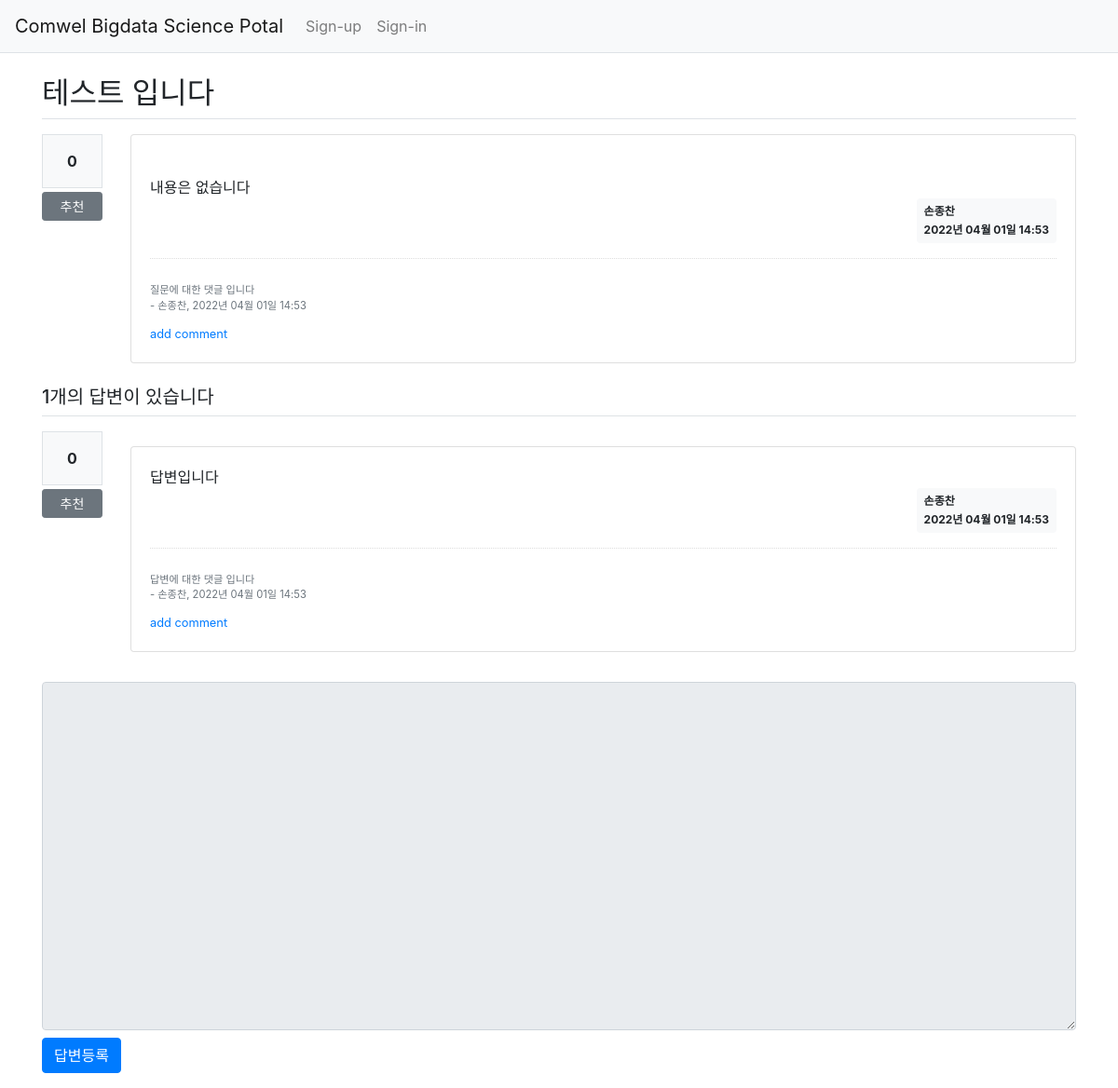
/question/detail/1/, run on an earlier commit of the app's database.
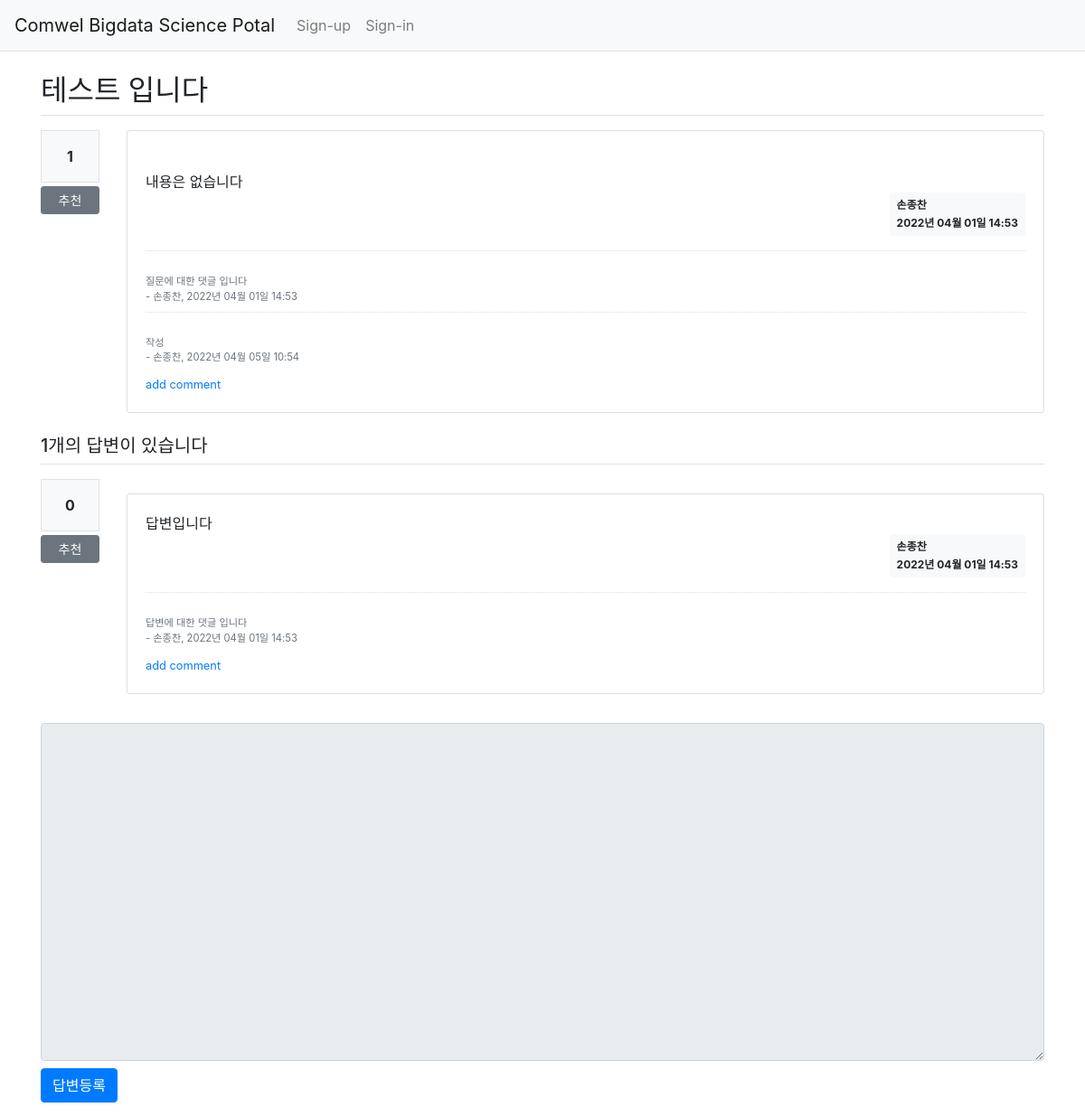
And on a later commit of the database.
### pybo/models.py (models this page shows)
class Comment(db.Model):
    id = db.Column(db.Integer, primary_key=True)
    user_id = db.Column(db.Integer, db.ForeignKey('user.id', ondelete='CASCADE'), nullable=False)
    user = db.relationship('User', backref=db.backref('comment_set'))
    content = db.Column(db.Text(), nullable=False)
    create_date = db.Column(db.DateTime(), nullable=False)
    modify_date = db.Column(db.DateTime(), nullable=True)
    question_id = db.Column(db.Integer, db.ForeignKey('question.id', ondelete='CASCADE'), nullable=True)
    question = db.relationship('Question', backref=db.backref('comment_set'))
    answer_id = db.Column(db.Integer, db.ForeignKey('answer.id', ondelete='CASCADE'), nullable=True)
    answer = db.relationship('Answer', backref=db.backref('comment_set'))

class User(db.Model):
    id = db.Column(db.Integer, primary_key=True)
    username = db.Column(db.String(150), unique=True, nullable=False)
    password = db.Column(db.String(200), nullable=False)
    email = db.Column(db.String(120), unique=True, nullable=False)

class Answer(db.Model):
    id = db.Column(db.Integer, primary_key=True)
    question_id = db.Column(db.Integer,
                            db.ForeignKey('question.id', ondelete='CASCADE'))
    question = db.relationship('Question', backref=db.backref('answer_set', ))
    content = db.Column(db.Text(), nullable=False)
    create_date = db.Column(db.DateTime(), nullable=False)
    user_id = db.Column(db.Integer, db.ForeignKey('user.id', ondelete='CASCADE'), nullable=False)
    user = db.relationship('User', backref=db.backref('answer_set'))
    modify_date = db.Column(db.DateTime(), nullable=True)
    voter = db.relationship('User', secondary=answer_voter,
                            backref=db.backref('answer_voter_set'))

### pybo/views/question_views.py (the view)
@bp.route('/detail/<int:question_id>/')
def detail(question_id):
    form = AnswerForm()
    question = Question.query.get_or_404(question_id)
    return render_template('question/question_detail.html', question=question, form=form)

### pybo/forms.py
class AnswerForm(FlaskForm):
    content = TextAreaField('내용', validators=[DataRequired('내용은 필수 입력입니다')])

### pybo/filter.py (called while the page is built)
def format_datetime(value, fmt='%Y년 %m월 %d일 %H:%M'):
    return value.strftime(fmt)

### pybo/views/auth_views.py (called while the page is built)
@bp.before_app_request
def load_logged_in_user():
    user_id = session.get('user_id')
    if user_id is None:
        g.user = None
    else:
        g.user = User.query.get(user_id)

### pybo/templates/question/question_detail.html (shortened to what the changed rows need)
{% extends 'base.html' %}
{% block content %}
<div class="container my-3">
    <h2 class="border-bottom py-2">{{ question.subject }}</h2>
    <div class="row my-3">
        <div class="col-1">
            <div class="bg-light text-center p-3 border font-weight-bolder mb-1">
                {{ question.voter|length }}
            </div>
            <a href="#" data-uri="{{ url_for('vote.question', question_id=question.id ) }}"
               class="recommend btn btn-sm btn-secondary btn-block my-1">추천</a>
        </div>
        <div class="col-11">
            <div class="card">
                <div class="card-body">
                    {% if question.comment_set|length > 0 %}
                    <div class="mt-3">
                        {% for comment in question.comment_set %}
                        <div class="comment py-2 text-muted">
                    <span style="white-space: pre-line;">
                        {{ comment.content }}
                    </span>
                            <span>
                        - {{ comment.user.username }}, {{ comment.create_date|datetime }}
                    </span>
                        </div>
                        {% endfor %}
                    </div>
                    {% endif %}
                </div>
            </div>
        </div>
    </div>
    {% for answer in question.answer_set %}
    <div class="row">
        <div class="col-1">
            <div class="bg-light text-center p-3 border font-weight-bolder mb-1">
                {{ answer.voter|length }}
            </div>
            <a href="#" data-uri="{{ url_for('vote.answer', answer_id=answer.id) }}"
               class="recommend btn btn-sm btn-secondary btn-block my-1">추천</a>
        </div>
        <div class="col-11">
            <div class="card my-3">
                <div class="card-body">
                    <div class="card-text" style="white-space: pre-line;">{{ answer.content }}</div>
                    <div class="d-flex justify-content-end">
                        <div class="badge badge-light p-2 text-left">
                            <div class="mb-2">{{ answer.user.username }}</div>
                            <div>{{ answer.create_date|datetime }}</div>
                        </div>
                    </div>
                    {% if answer.comment_set|length > 0 %}
                    <div class="mt-3">
                        {% for comment in answer.comment_set %}
                        <div class="comment py-2 text-muted">
                    <span style="white-space: pre-line;">
                        {{ comment.content }}
                    </span>
                            <span>
                        - {{ comment.user.username }}, {{ comment.create_date|datetime }}
                    </span>
                        </div>
                        {% endfor %}
                    </div>
                    {% endif %}
                    <a href="{{ url_for('comment.create_answer', answer_id=answer.id) }}" class="small"> add
                        comment </a>
                </div>
            </div>
        </div>
    </div>
    {% endfor %}
</div>
{% endblock %}

What changed in the data, as far as the page shows it:
added Comment: content "작성", user.username "손종찬", create_date "2022년 04월 05일 10:54", shown under "테스트 입니다"
Also different on the page:
{{ question.voter|length }}: "0" → "1"
